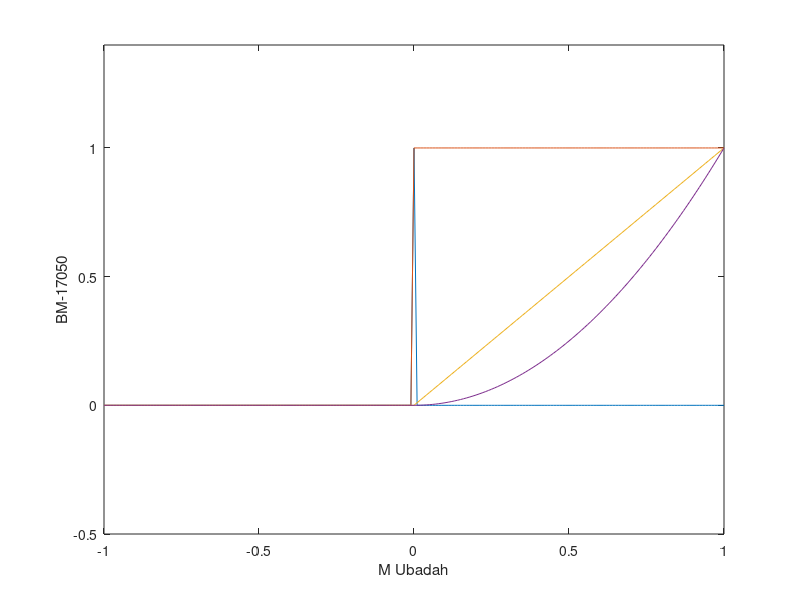

Here is the MATLAB script that generated this plot:
close all;
clear all;
clc;

t = (-1:0.01:1)';
impulse = t == 0;
unitstep = t >= 0;
ramp = t.*unitstep;
quad = t.^2.*unitstep;
plot(t,impulse,t,unitstep,t,ramp,t,quad)
axis([-1 1 -0.5 1.4])
xlabel("M Ubadah")
ylabel("BM-17050")